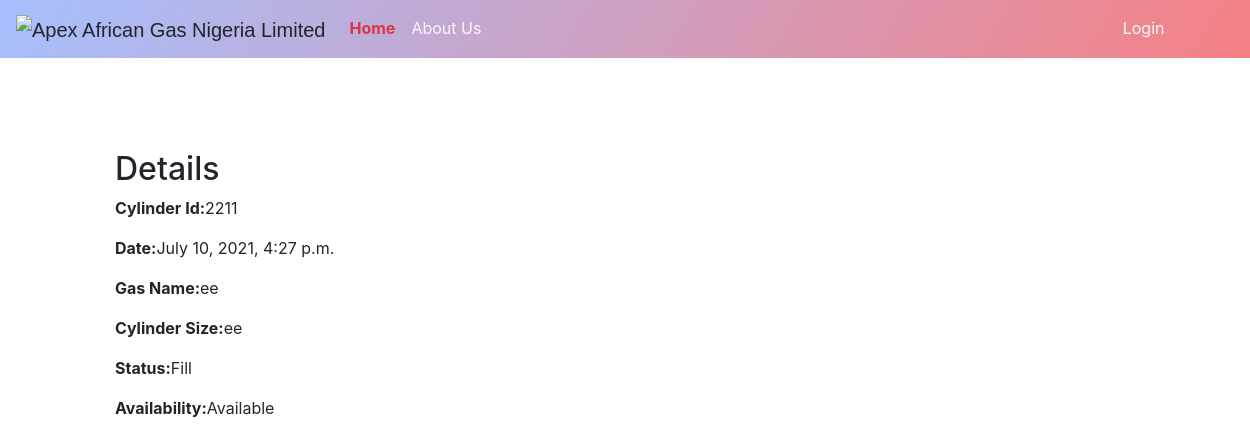
The app's page /cylinder/2211 with its own data.
### Entry/models.py (models this page shows, shortened)
class Cylinder(models.Model):
	stachoice=[
	('Fill','fill'),
	('Empty','empty')
	]
	substachoice=[
	('Available','available'),
	('Unavailable','unavailable'),
	('Issued','issued')
	]
	cylinderId=models.CharField(max_length=50,primary_key=True,null=False)
	gasName=models.CharField(max_length=200)
	cylinderSize=models.CharField(max_length=30)
	Status=models.CharField(max_length=40,choices=stachoice,default='fill')
	Availability=models.CharField(max_length=40,choices=substachoice,default="Available")
	EntryDate=models.DateTimeField(default=timezone.now)
	issue_Date=models.DateTimeField(null=True)
	issue_user=models.CharField(max_length=70,null=True)
	return_Date=models.DateTimeField(null=True)
	class Meta:
		db_table='cylinders'

### Entry/views.py (the view)
# urls.py: path('cylinder/<pk>',views.cylinderDetailView,name='cylinderDetail'),
def cylinderDetailView(request,pk):
	cylinder=get_object_or_404(Cylinder,cylinderId=pk)
	return render(request,'entry/cylinderDetail.html',locals())

### templates/entry/cylinderDetail.html (shortened to what this page needs)
{% extends 'base.html' %}
{% block content%}
<div id="Details" class='container'>
	<h2>Details</h2>
	<p><strong>Cylinder Id:</strong>{{cylinder.cylinderId}}</p>
	<p><strong>Date:</strong>{{cylinder.EntryDate}}</p>
	<p><strong>Gas Name:</strong>{{cylinder.gasName}}</p>
	<p><strong>Cylinder Size:</strong>{{cylinder.cylinderSize}}</p>
	<p><strong>Status:</strong>{{cylinder.Status}}</p>
	<p><strong>Availability:</strong>{{cylinder.Availability}}</p>
</div>
{% endblock %}

### templates/entry/cylinderDetail.html (style rules this page uses)
#Details { position: absolute; top: 150px; left: 100px; }

### records on screen
Cylinder: cylinderId "2211", EntryDate "July 10, 2021, 4:27 p.m.", gasName "ee", cylinderSize "ee", Status "Fill", Availability "Available"
